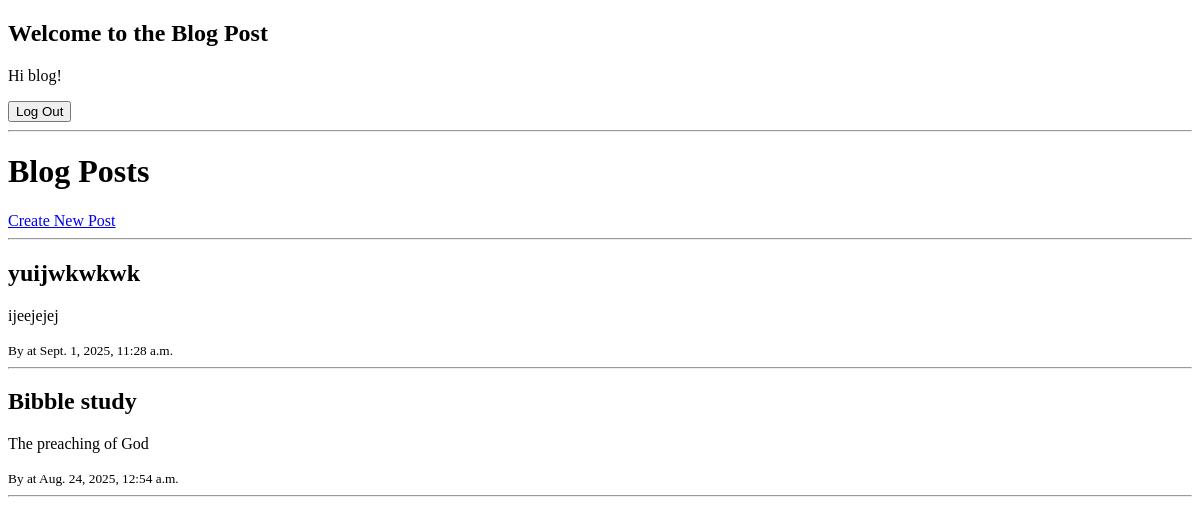
Before: / (signed in) with the older database file.
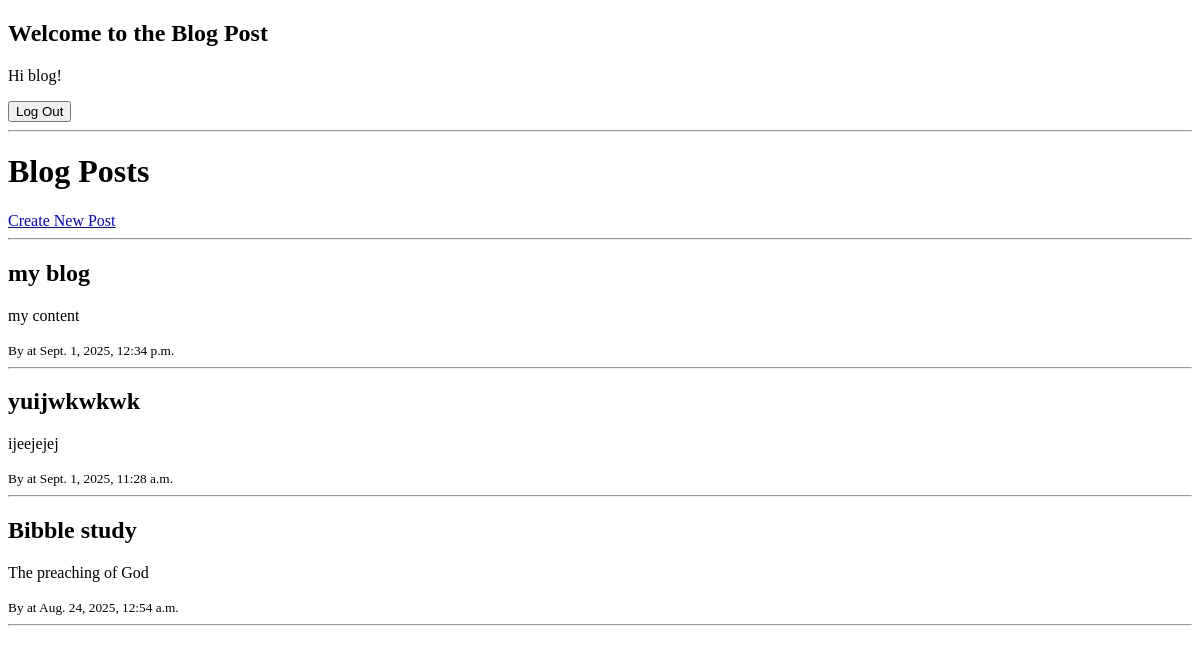
After: the same page with the newer database file.
### blog/models.py (models this page shows, shortened)
class BlogPost(models.Model):
    title = models.CharField(max_length=200)
    content = models.TextField()
    created_at = models.DateTimeField(auto_now_add=True)
    updated_at = models.DateTimeField(auto_now=True)

### blog/views.py (the view)
# urls.py: path("", views.home, name="home"),
def home(request):
    posts = BlogPost.objects.all().order_by("-created_at")
    return render(request, "blog/home.html", {"posts": posts})

### blog/templates/blog/home.html (shortened to what this page needs)
{% extends "base.html" %}
{% block content %}
  {% if user.is_authenticated %}
    <h2>Welcome to the Blog Post</h2>
    <p>Hi {{ user.username }}!</p>
    <form action="{% url 'logout' %}" method="post">
      <button type="submit">Log Out</button>
    </form>
    <hr>
    <h1>Blog Posts</h1>
    <a href="{% url 'create_post' %}">Create New Post</a>
    <hr>
    {% for post in posts %}
        <h2>{{ post.title }}</h2>
        <p>{{ post.content|truncatewords:30 }}</p>
        <small>
          By {{ post.author.username }} at {{ post.created_at }}
        </small>
        <hr>
    {% empty %}
        <p>No posts yet.</p>
    {% endfor %}
  {% else %}
    <h2>You are not logged in</h2>
    <p><a href="{% url 'login' %}">Log in</a> to view blog posts.</p>
  {% endif %}
{% endblock %}

### blog/templates/base.html (shortened to what this page needs)
<!DOCTYPE html>
<html>
<head>
</head>
<body>
  <main>
    {% block content %}
    {% endblock %}
  </main>
</body>
</html>

Changed rows visible on the page:
added BlogPost: title "my blog", content "my content", created_at "Sept. 1, 2025, 12:34 p.m."
